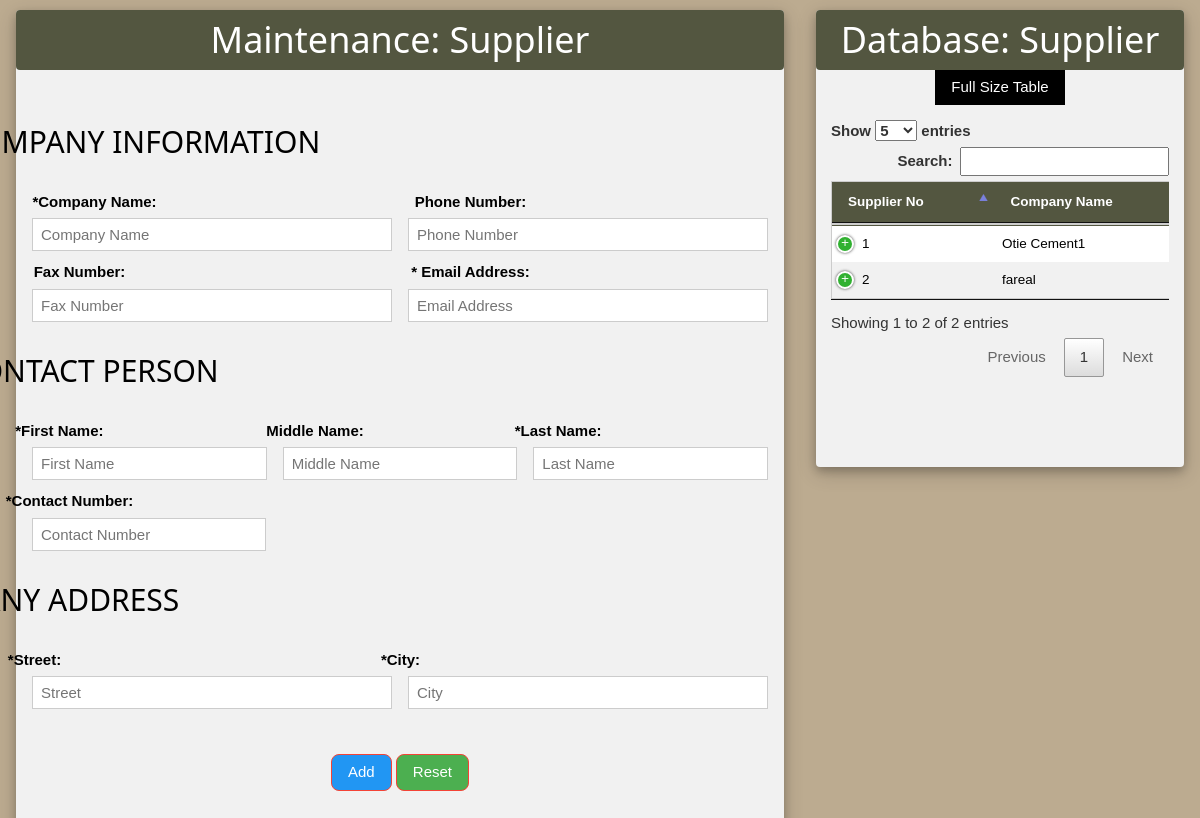
Screenshot of /supplier.php (signed in) with the database file from the repository.
### tables this page shows
CREATE TABLE `supplier` (
  `supplier_no` int(11) NOT NULL,
  `supp_name` varchar(25) DEFAULT NULL,
  `phone` varchar(11) DEFAULT NULL,
  `fax` varchar(15) DEFAULT NULL,
  `email` varchar(50) DEFAULT NULL,
  `firstname` varchar(20) DEFAULT NULL,
  `middlename` varchar(20) DEFAULT NULL,
  `lastname` varchar(20) DEFAULT NULL,
  `contact` varchar(20) DEFAULT NULL,
  `street` varchar(20) DEFAULT NULL,
  `city` varchar(20) DEFAULT NULL,
  `status` varchar(15) DEFAULT NULL
);

### supplier.php (the view, shortened to what this page needs)
<!DOCTYPE html>
<html>
<head>
<link rel="stylesheet" href="bootstrap/css/bootstrap.min.css">
<link rel="stylesheet" href="w3.css">
<link rel="stylesheet" href="font-awesome-4.6.3/css/font-awesome.min.css">
  <link rel="stylesheet" href="http://localhost/xampp/capstone/DataTables/responsive/css/responsive.dataTables.min.css">
  <link rel="stylesheet" href="http://localhost/xampp/capstone/DataTables/css/jquery.dataTables.min.css">
</head>
<form action="" method="post" name="frm" id="frm">
<div class="w3-row">
<div class="w3-col w3-container m6 l8">
<div class="w3-card-4 w3-center w3-light-grey w3-round" style="width:100%; margin-top: 10px; ">
<header class="w3-container w3-camo-dark-green w3-round">
  <h1>Maintenance: Supplier</h1>
</header>
<br>
<br>
<h1 style="font-size: 2.0em; margin-left: -520px;">COMPANY INFORMATION</h1>
<br>
<div class="w3-row-padding">
  <div class="w3-half">
    <label style="margin-left:-235px;">*Company Name:</label>
    <input class="w3-input w3-border" type="text" placeholder="Company Name" name="txtname" id="textbox_A" style="height:33px;">
  </div>
  <div class="w3-half">
    <label style="margin-left:-235px;">Phone Number:</label>
    <input class="w3-input w3-border" type="text" placeholder="Phone Number" name="txtphone" id="textbox_B" style="height:33px;" size="7" maxlength="7">
  </div><br>
  <div class="w3-half">
    <label style="margin-left:-265px;margin-top:10px;">Fax Number:</label>
    <input class="w3-input w3-border" type="text" placeholder="Fax Number" name="txtfax" id="textbox_C" style="height:33px;">
  </div>
<div class="w3-half">
    <label style="margin-left:-235px; margin-top: 10px;">* Email Address:</label>
    <input class="w3-input w3-border" type="email" placeholder="Email Address" style="height:33px;"  id="email" name="txtemail">
  </div>
</div>
<br>
<h1 style="font-size: 2.0em; margin-left: -620px;">CONTACT PERSON</h1>
<br>
<div class="w3-row-padding">
  <div class="w3-third">
    <label style="margin-left:-180px;">*First Name:</label>
    <input class="w3-input w3-border" type="text" placeholder="First Name" style="height:33px;" id="firstname" name="txtfirstname">
  </div>
  <div class="w3-third">
    <label style="margin-left:-170px;">Middle Name:</label>
    <input class="w3-input w3-border" type="text" placeholder="Middle Name" style="height:33px;" id="middlename" name="txtmiddlename">
  </div>
  <div class="w3-third">
    <label style="margin-left:-185px;">*Last Name:</label>
    <input class="w3-input w3-border" type="text" placeholder="Last Name" style="height:33px;" id="lastname" name="txtlastname">
  </div>
  <div class="w3-half">
    <label style="margin-left:-285px; margin-top: 10px;">*Contact Number:</label>
    <input class="w3-input w3-border" type="text" placeholder="Contact Number" style="height:33px; width:65%;" id="contact" size="11" maxlength="11" name="txtcontact">
  </div>
</div>
<br>
<h1 style="font-size: 2.0em; margin-left: -725px;">COMPANY ADDRESS</h1>
<br>
<div class="w3-row-padding">
  <div class="w3-half">
    <label style="margin-left:-355px;">*Street:</label>
    <input class="w3-input w3-border" type="text" placeholder="Street" style="height:33px;" id="street" name="txtstreet">
  </div>
  <div class="w3-half">
    <label style="margin-left:-375px;">*City:</label>
    <input class="w3-input w3-border" type="text" placeholder="City" style="height:33px;" id="city" name="txtcity">
  </div><br>
</div>
<br>
<br>
<button type="submit" name="btnAdd" onclick="return myFunction();" class="w3-btn w3-blue w3-border w3-border-red w3-round-large">Add</button>
<button type="button" class="w3-btn w3-green w3-border w3-border-red w3-round-large" onclick="ClearFields();">Reset</button>
<br></br><br></br>
</div>
</div>
<div class="w3-col w3-container m8 l4" >
<div class="w3-card-4 w3-center w3-light-grey w3-round" style="width:100%; margin-top: 10px; ">
<header class="w3-container w3-camo-dark-green w3-round">
  <h1>Database: Supplier</h1>
</header>
<button type="button" onclick="document.getElementById('id01').style.display='block'" class="w3-btn">Full Size Table</button>
<?php
$servername = "localhost";
$username = "root";
$password = "";
$dbname = "projectmonitoring";
$conn = new mysqli($servername, $username, $password, $dbname);
echo'
<div class="container" style="width:100%; margin-left: 0px; margin-top: -75px;">
    <br> <br> <br> <br>
  <table class="dt-responsive w3-table w3-bordered w3-striped w3-border w3-hoverable" id="tableko" name="tableko" style="font-size: 0.9em; width:150%;">
    <thead>
      <tr class="w3-camo-dark-green">
      <th>Supplier No</th>
        <th>Company Name</th>
        <th>Phone No.</th>
        <th>Fax No.</th>
        <th>Email</th>
        <th>First Name</th>
        <th>Middle Name</th>
        <th>Last Name</th>
        <th>Contact No.</th>
        <th>Address</th>
        <th>City</th>
      </tr>
    </thead>
    <tbody>
     ';
      $sql = "SELECT * FROM supplier where status='Active'";
      $result = $conn->query($sql);
    while($row = $result->fetch_assoc())
      {
      echo'<tr>';
echo'<td>'.$row['supplier_no'].'</td>';
        echo'<td>'.$row['supp_name'].'</td>';
        }
      echo'</tr>';
     echo'
    </tbody>
  </table>
  <br></br>';
   ?>
    </div>
<br></br>
</form>
</body>
</html>

### supplier.php (style rules this page uses)
.w3-camo-dark-green { color:#fff;background-color:#535640 }

### rows the page displays
supplier: supplier_no "1", supp_name "Otie Cement1"
supplier: supplier_no "2", supp_name "fareal"
